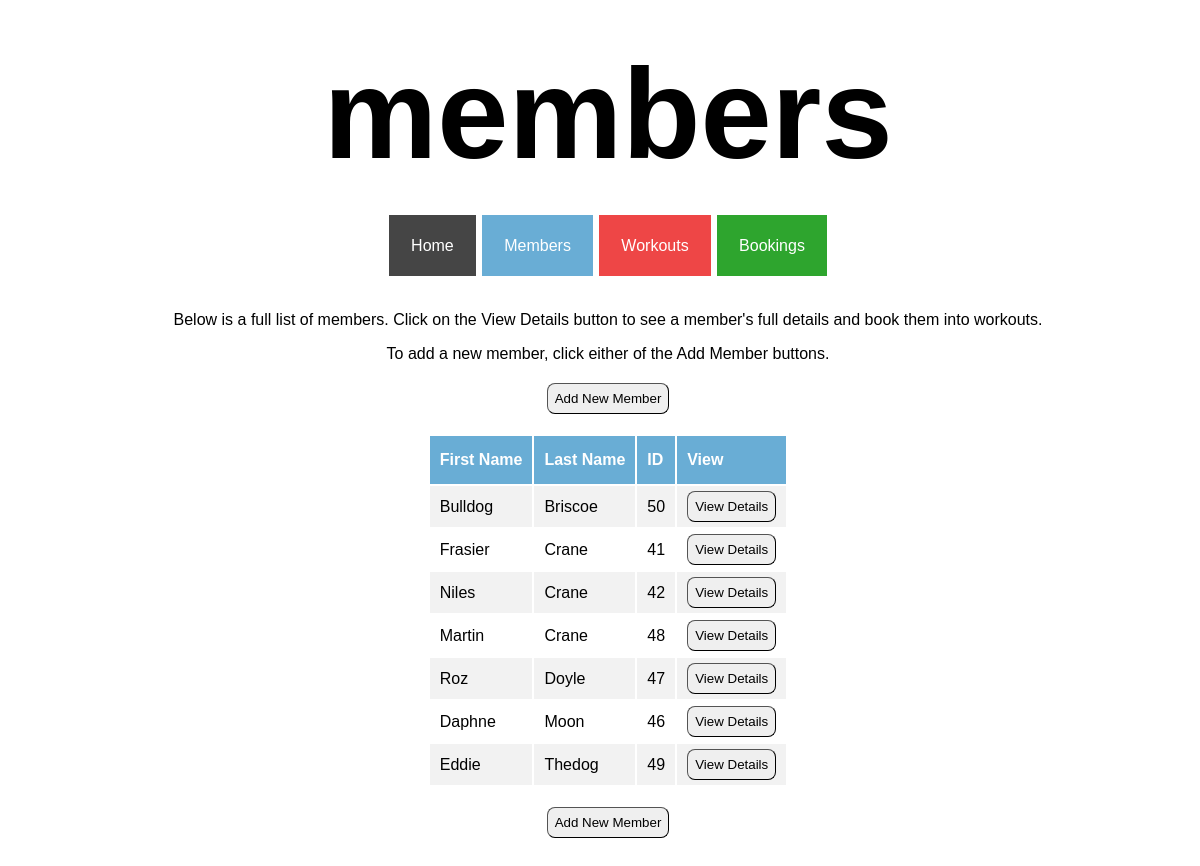
The app's page /members, older data.
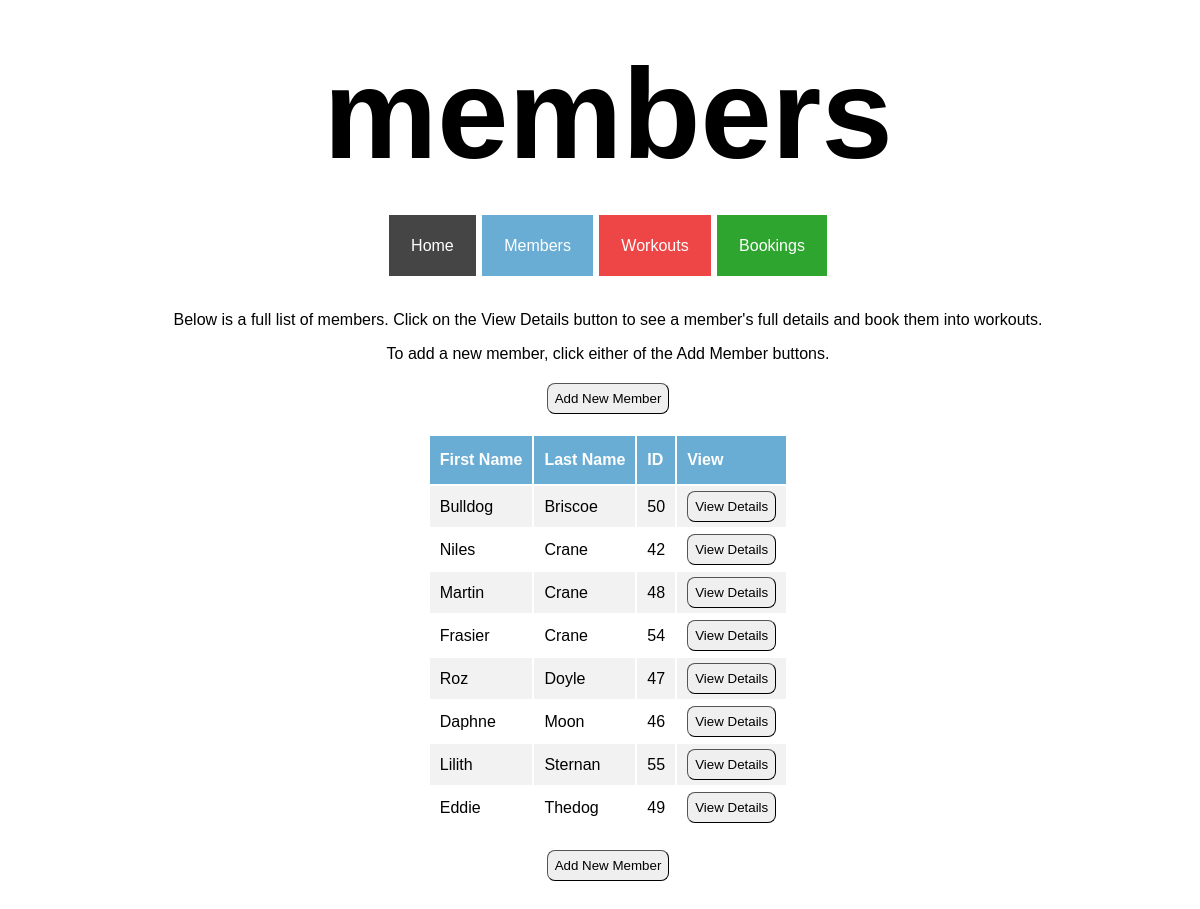
The same page, newer data.
### tables this page shows
CREATE TABLE members (
    id INTEGER PRIMARY KEY AUTOINCREMENT,
    first_name VARCHAR,
    last_name VARCHAR,
    dob DATE
);

### controllers/member_controller.py (the view)
@members_blueprint.route("/members")
def members():
    route_name = "members"
    members = member_repository.select_all()
    return render_template("members/index.html", route_name=route_name, members=members)

### db/run_sql.py (called while the page is built)
def get_db():
    path = os.path.dirname(os.path.abspath(__file__))
    db = os.path.join(path, "gym_db.db")
    conn = sqlite3.connect(db)
    conn.execute("PRAGMA foreign_keys = 1")
    conn.row_factory = sqlite3.Row
    return conn

def run_sql(sql, values = []):
    db = get_db()
    cursor = db.cursor()
    cursor.execute(sql, values)
    results = cursor.fetchall()
    db.commit()
    db.close()
    return results

### repositories/member_repository.py (called while the page is built)
def sort_function(member):
    return member.last_name

def select_all():
    members = []
    sql = "SELECT * FROM members"
    results = run_sql(sql)
    for row in results:
        member = Member(row['first_name'], row['last_name'], row['dob'], row['id'])
        members.append(member)
    members.sort(key=sort_function)
    return members

### templates/members/index.html
{% extends 'base.html'%}
{% block content %}
<div class="index_page_container">
    <p>Below is a full list of members. Click on the View Details button to see a member's full details and book them into workouts.</p>
    <p>To add a new member, click either of the Add Member buttons.</p>
    <button class="index_page_button" id="index_page_top_button">
        <a class="index_page_link" href="/members/create">Add New Member</a>
    </button>
    <table class="index_table">
        <tr class="index_table_headers">
            <th>First Name</th>
            <th>Last Name</th>
            <th>ID</th>
            <th>View</th>
        </tr>
        {% for member in members %}
        <tr class="index_table_content">
            <td>{{member.first_name}}</td>
            <td>{{member.last_name}}</td>
            <td>{{member.id}}</td>
            <td><button class="index_page_button"><a class="index_page_link" href="/members/{{member.id}}">View Details</button></td>
        {% endfor %}
        </tr>
    </table>
    <button class="index_page_button" id="index_page_bottom_button">
        <a class="index_page_link" href="/members/create">Add New Member</a>
    </button>
</div>
{% endblock %}

### templates/base.html (shortened to what this page needs)
<!DOCTYPE html>
<html lang="en">
<head>
    <link rel="stylesheet" href="{{ url_for('static', filename='style.css') }}">
    <link rel="stylesheet" href="{{ url_for('static', filename='index_pages.css') }}">
    <link rel="stylesheet" href="{{ url_for('static', filename='create_pages.css') }}">
</head>
<body>
    <div class="base">
    <header>
        <h1 class="page_headers">{{route_name}}</h1>
    </header>
    <div class="nav_bar">
        <nav>
                <a class="nav_item" id="nav_home" href="/">Home</a>
                <a class="nav_item" id="nav_member" href="/members">Members</a>
                <a class="nav_item" id="nav_workout" href="/workouts">Workouts</a>
                <a class="nav_item" id="nav_booking" href="/bookings">Bookings</a>
        </nav>
    </div>
    </div>
    <div class="block_content">
        {% block content %}
        {% endblock%}
    </div>
</body>
</html>

### static/style.css (style rules this page uses)
body { font-family: Verdana, Geneva, Tahoma, sans-serif; height: 100%; width: 100%; }
.page_headers { font-size: 800%; text-align: center; margin-top: 40px; margin-bottom: 50px; }
.base { margin: 0 auto; text-align: center; }
.nav_bar { list-style-type: none; margin: 0; padding: 0; margin-bottom: 30px; }
.nav_item { display: inline; margin: 5px 1px; padding: 22px; text-align: center; text-decoration: none; color: white; }
#nav_home { background-color: #454545; }
#nav_member { background-color: #69add5; }
#nav_workout { background-color: #ee4646; }
#nav_booking { background-color: #2ea52e; }

### static/index_pages.css (style rules this page uses)
.index_page_container { display: flex; flex-direction: column; align-items: center; justify-content: center; margin: 40px auto; }
.index_page_container > p { margin-bottom: 0px; }
.index_table { width: auto; text-align: left; }
.index_table_headers { background-color: #69add5; color: white; }
.index_table_headers > th { padding: 15px 10px; }
.index_table_content > td { padding: 5px 10px; }
.index_table_content:nth-child(even) { background-color: #f2f2f2; }
.index_page_button { padding: 7px; border-radius: 8px; border-width: 1px; }
.index_page_link { color: #000000; text-decoration: none; }
#index_page_top_button { margin-top: 20px; margin-bottom: 20px; }
#index_page_bottom_button { margin-top: 20px; }

Row changes from the older to the newer data that the page shows:
removed members: first_name "Frasier", last_name "Crane", id "41"
added members: first_name "Frasier", last_name "Crane", id "54"
added members: first_name "Lilith", last_name "Sternan", id "55"
